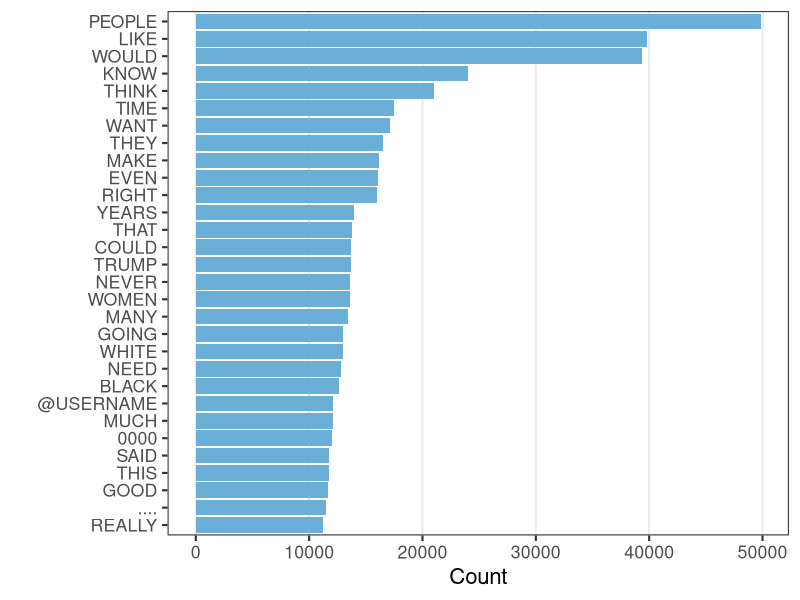
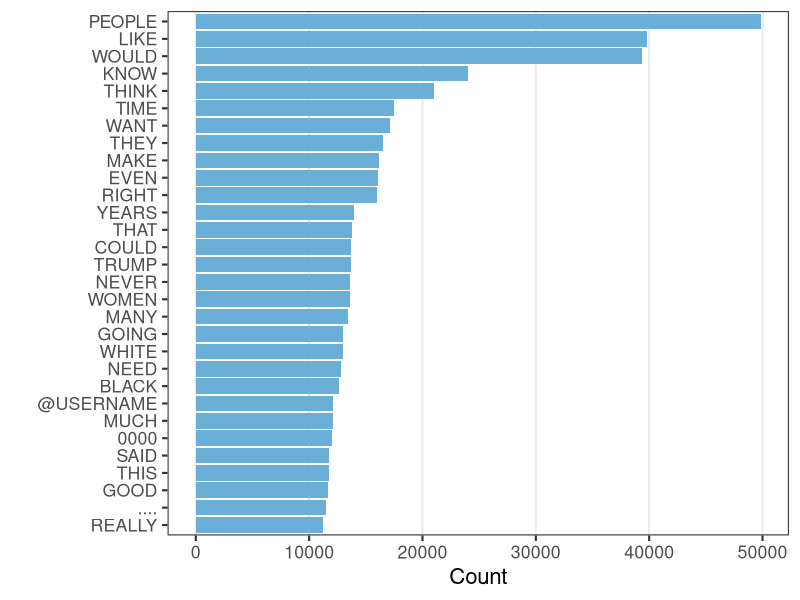

Write the R code that produced these figures, in order.
library(tidyverse)
library(RColorBrewer)


df <- read_csv('word_freq.csv')

df$token <- factor(df$token, levels = rev(df$token))

# Basic barplot
p<- ggplot(df, aes(x=token, y=count)) +
  geom_bar(stat="identity", fill=brewer.pal(7,"Blues")[4]) + theme_bw(base_size = 16) + 
  theme(panel.grid.major.y = element_blank(), panel.grid.minor = element_blank()) +
  ylab("Count") + xlab("") + coord_flip()
  
p

ggsave('word_freq.pdf', plot = last_plot(),
       scale = 1, width = 6, height = 8,
       dpi = 300)

